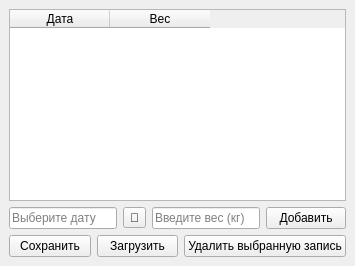
<?xml version="1.0" encoding="UTF-8"?>
<ui version="4.0">
 <class>MainWindow</class>
 <widget class="QMainWindow" name="MainWindow">
  <property name="windowTitle">
   <string>Журнал изменения веса</string>
  </property>
  <widget class="QWidget" name="centralwidget">
   <layout class="QVBoxLayout">
    <item>
     <widget class="QTableWidget" name="tableWidget">
      <column>
       <property name="text">
        <string>Дата</string>
       </property>
      </column>
      <column>
       <property name="text">
        <string>Вес</string>
       </property>
      </column>
     </widget>
    </item>
    <item>
     <layout class="QHBoxLayout">
      <item>
       <widget class="QLineEdit" name="dateEdit">
        <property name="placeholderText">
         <string>Выберите дату</string>
        </property>
       </widget>
      </item>
      <item>
       <widget class="QToolButton" name="calendarButton">
        <property name="text">
         <string>📅</string>
        </property>
        <property name="toolTip">
         <string>Выбрать дату из календаря</string>
        </property>
       </widget>
      </item>
      <item>
       <widget class="QLineEdit" name="weightEdit">
        <property name="placeholderText">
         <string>Введите вес (кг)</string>
        </property>
       </widget>
      </item>
      <item>
       <widget class="QPushButton" name="addButton">
        <property name="text">
         <string>Добавить</string>
        </property>
       </widget>
      </item>
     </layout>
    </item>
    <item>
     <layout class="QHBoxLayout">
      <item>
       <widget class="QPushButton" name="saveButton">
        <property name="text">
         <string>Сохранить</string>
        </property>
       </widget>
      </item>
      <item>
       <widget class="QPushButton" name="loadButton">
        <property name="text">
         <string>Загрузить</string>
        </property>
       </widget>
      </item>
      <item>
       <widget class="QPushButton" name="removeButton">
        <property name="text">
         <string>Удалить выбранную запись</string>
        </property>
       </widget>
      </item>
     </layout>
    </item>
   </layout>
  </widget>
 </widget>
 <resources/>
 <connections/>
</ui>
